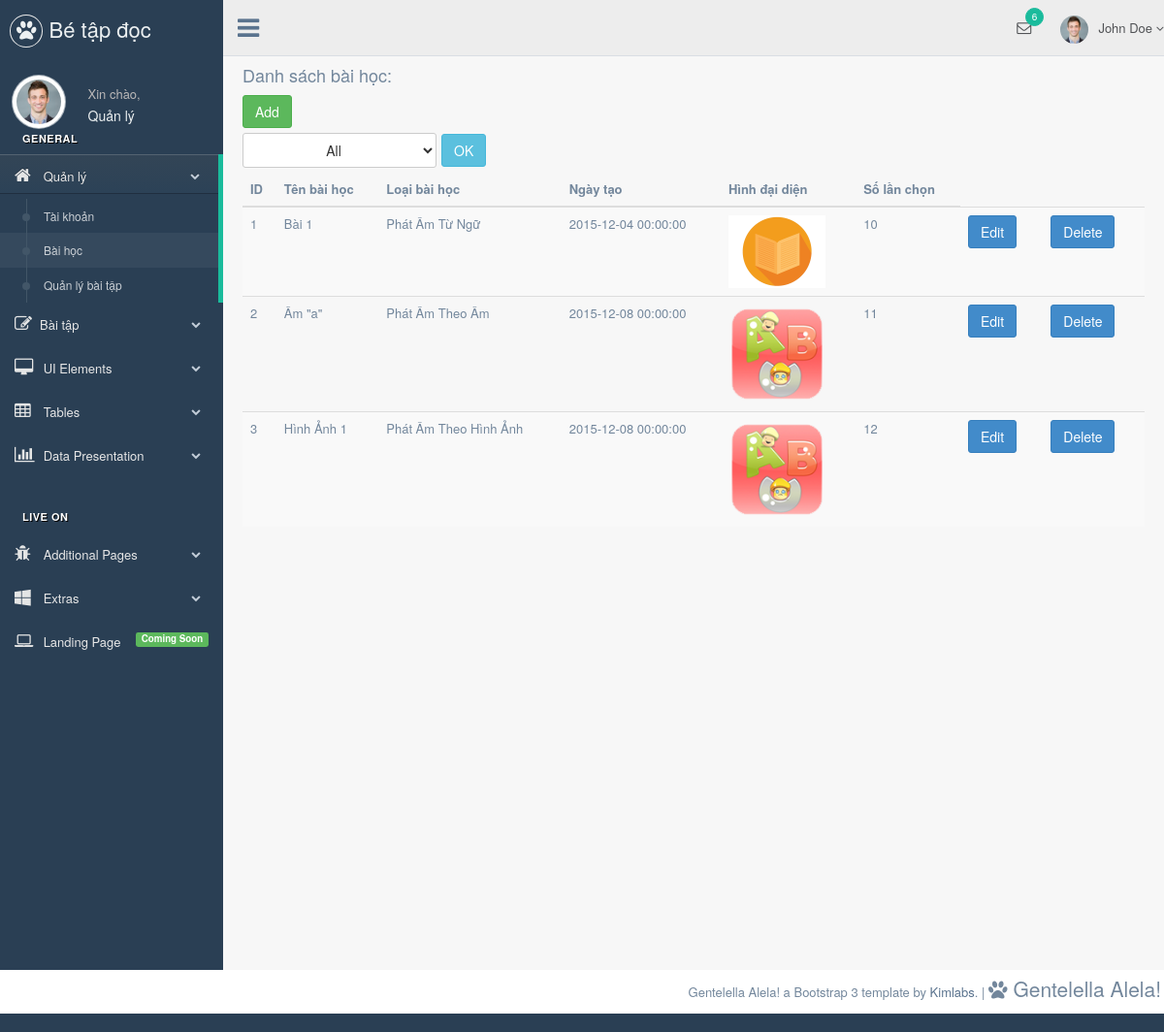
The app's page /Source-code/admin/quanlybaihoc.php with its own data.
### tables this page shows
CREATE TABLE IF NOT EXISTS `baihoc` (
  `bh_ID` int(11) NOT NULL AUTO_INCREMENT,
  `bh_TenBaiHoc` varchar(150) NOT NULL,
  `bh_LoaiBaiHoc` int(11) NOT NULL,
  `bh_NgayTao` datetime NOT NULL,
  `bh_HinhDaiDien` varchar(150) NOT NULL,
  `bh_SoLanChon` int(11) NOT NULL,
  PRIMARY KEY (`bh_ID`),
  KEY `fk_baihoc_loaibaihoc_idx` (`bh_LoaiBaiHoc`)
);

### Source-code/dataconfig/dataprovider.php (called while the page is built, shortened)
<?php
class DataProvider
{
  public static function GetRows($sql)
  {
	$connection = mysqli_connect(HOSTNAME,USERNAME,PASSWORD,DATABASE) or
      	die ("couldn't connect to localhost");
    mysqli_query($connection,"set names 'utf8'");
    $returnresult = null;
    $result = mysqli_query($connection,$sql);
	$i = 0;
	while ($row = mysqli_fetch_array($result))
	{
		$returnresult[$i++] = $row;
	}
    return $returnresult;
	}
}
?>

### Source-code/admin/include/inc-quanlybaihoc.php (the view)
<?php
	include_once '../dataconfig/dataprovider.php';
?>
 <h2 class="sub-header">Danh sách bài học:</h2>
        <a class="btn btn-success noprint" href="edit-baihoc.php?lbh=1">Add</a>
        <form action="" method="POST" class="noprint">
            <select name="cbTypeUser" class="btn btn-default dropdown-toggle" style="width:200px;">
            <option value="-1">All</option>
             <input type="submit" name="btnSubmit" class="btn btn-info" value="OK" />
        </form>
        <div class="">
            <table class="table table-striped">
              <thead>
                <tr>
                  <th>ID</th>
                  <th>Tên bài học</th>
                  <th>Loại bài học</th>
                  <th>Ngày tạo</th>
                  <th>Hình đại diện</th>
                  <th>Số lần chọn</th>
                </tr>
              </thead>
              <tbody>
              <?php  $result = DataProvider::GetRows("select * from baihoc	");
					foreach($result as $value) { ?>
                <tr>
                  <td><?php echo $value[0] ?></td>
                  <td><?php echo $value[1]?></td>
                  <td><?php if($value[2] == 1)echo 'Phát Âm Theo Âm';if($value[2] == 2)echo 'Phát Âm Từ Ngữ';if($value[2] == 3)echo 'Phát Âm Theo Câu';if($value[2] == 4)echo 'Phát Âm Theo Hình Ảnh';  ?></td>
                  <td><?php echo $value[3] ?></td>
				  <td><img style="width:100px" src="../<?php echo $value[4] ?>	"</td>
                  <td><?php echo($value[5])?></td>
                  <td><a href="edit-baihoc.php?lbh=2&id=<?php echo $value[0] ?>" class="btn btn-primary noprint">Edit</a></td>
                  <td><a href="edit-baihoc.php?lbh=3&id=<?php echo $value[0] ?>" class="btn btn-primary noprint">Delete</a></td>
                </tr>
              <?php }?>
              </tbody>
            </table>
          </div>

### records on screen
baihoc: bh_ID "1", bh_TenBaiHoc "Bài 1", shows "Phát Âm Từ Ngữ", bh_NgayTao "2015-12-04 00:00:00", bh_HinhDaiDien (picture), bh_SoLanChon "10"
baihoc: bh_ID "2", bh_TenBaiHoc "Âm \"a\"", shows "Phát Âm Theo Âm", bh_NgayTao "2015-12-08 00:00:00", bh_HinhDaiDien (picture), bh_SoLanChon "11"
baihoc: bh_ID "3", bh_TenBaiHoc "Hình Ảnh 1", shows "Phát Âm Theo Hình Ảnh", bh_NgayTao "2015-12-08 00:00:00", bh_HinhDaiDien (picture), bh_SoLanChon "12"
